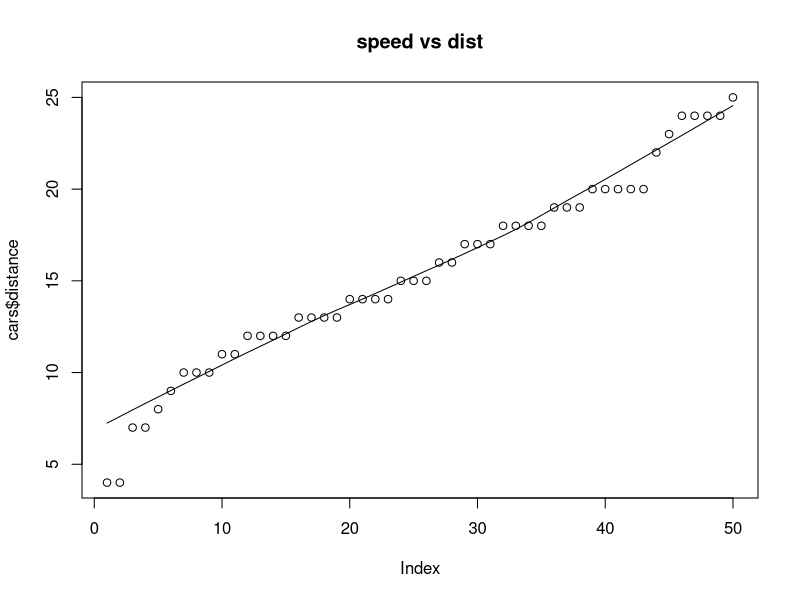
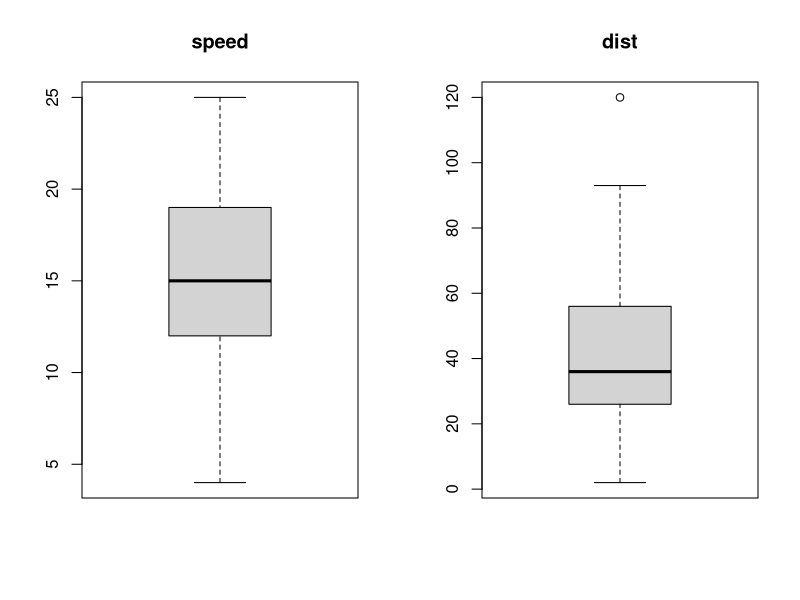
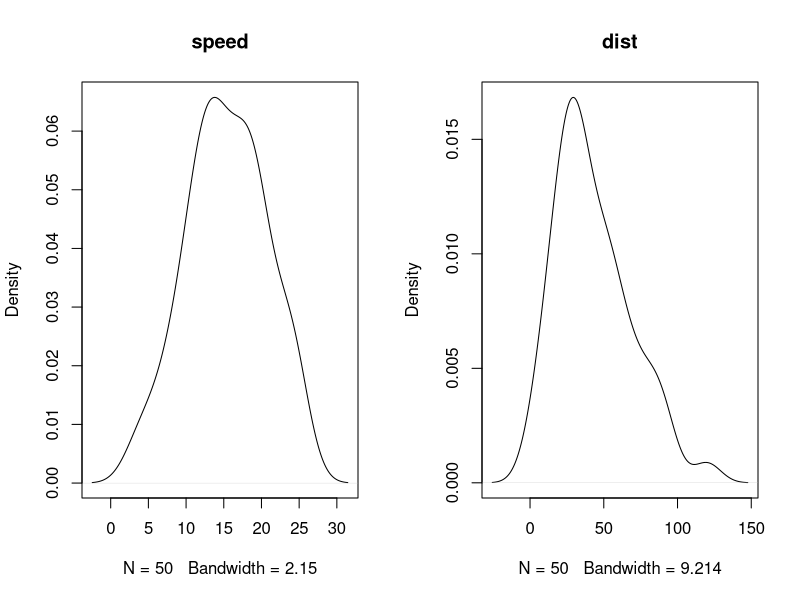
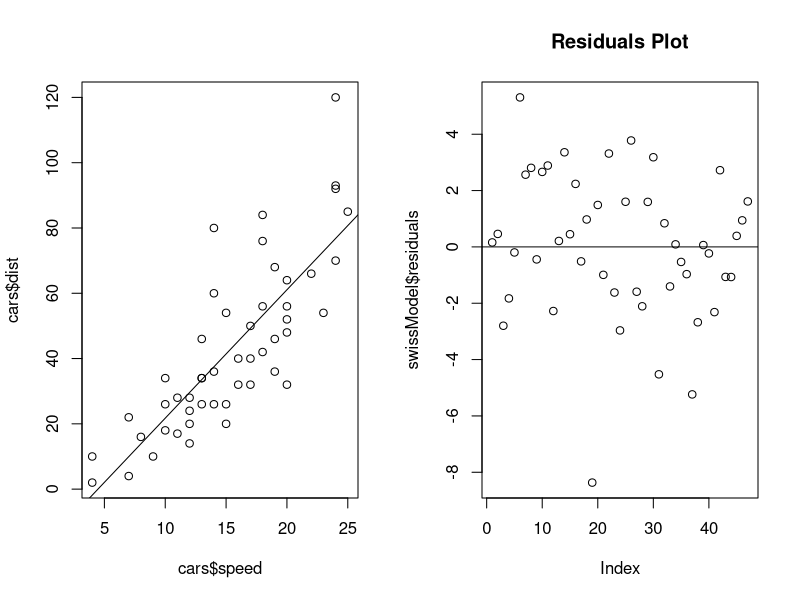
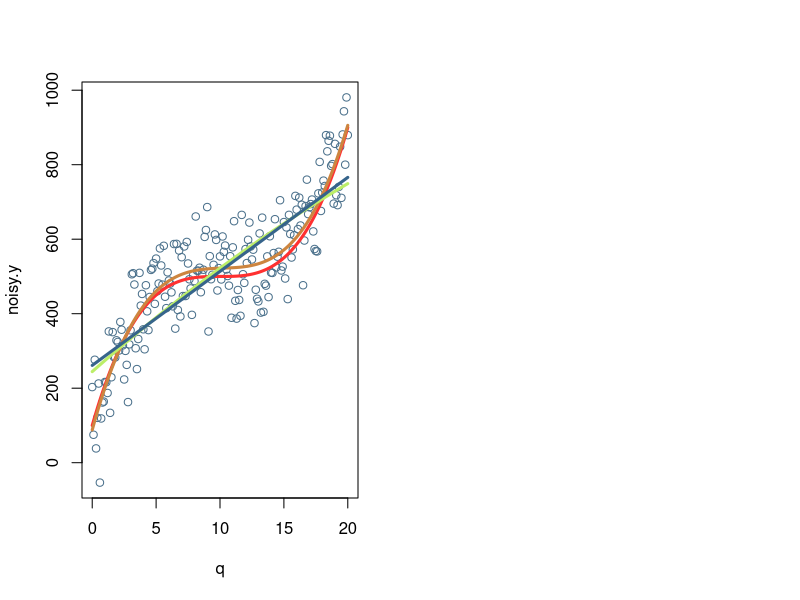

The R script that drew these images, in order:
## ---- chunk 1
#install.packages("pryr")
data("cars")

# If tidyverse works
library(tidyverse)

# If tidyverse doesn't work:
  # 1. Comment out the "library(tidyverse)" line.
  # 2. Uncomment the below lines and run the block
#install.packages("dplyr")
#library(dplyr)
## ---- chunk 2
cars
## ---- chunk 3
# Scatter Plots
scatter.smooth(cars$speed,cars$distance, main="speed vs dist")

# Box Plots
par(mfrow=c(1,2))
boxplot(cars$speed,main="speed")
boxplot(cars$dist,main="dist")

# Density Plots
plot(density(cars$speed), main="speed")
plot(density(cars$dist), main="dist")
## ---- chunk 4
cor(cars$speed, cars$dist)
## ---- chunk 5
linearModel <- lm(dist ~ speed, data=cars)

print(linearModel)
## ---- chunk 6
summary(linearModel)
## ---- chunk 7
# first we set a seed
set.seed(100) 

# we will separate some data to use for testing our model (in this case 10 percent)
testingRowIndex <- sample(1:nrow(cars), 0.1*nrow(cars))
testData  <- cars[testingRowIndex, ]

# predict distance from speed inputs
distPred <- predict(linearModel, testData)  

summary (linearModel)  # model summary
## ---- chunk 8
actuals_preds <- data.frame(cbind(actuals=testData$dist, predicteds=distPred))  # make actuals_predicteds dataframe.
correlation_accuracy <- cor(actuals_preds)  # 82.7%
head(actuals_preds)

# Residual Sum Squares
sum((actuals_preds$predicteds - actuals_preds$actuals) ** 2)
## ---- chunk 9
plot(cars$speed, cars$dist)
abline(linearModel)
## ---- chunk 10
b <- as.data.frame(cbind(c(2,3,5,15,26,30)))
colnames(b) <- "speed"
#predict(linearModel, b)
## ---- chunk 11
swissModel <- lm(Infant.Mortality ~ Fertility + Agriculture + Catholic, data=swiss)

summary(swissModel)
## ---- chunk 12
plot(swissModel$residuals, main="Residuals Plot")
abline(h=0)
## ---- chunk 13
data("attitude")
rating <- attitude[[1]]
complaints <- attitude[[2]]
privileges <- attitude[[3]]
learning <- attitude[[4]]
## ---- chunk 14
data("attitude")
rating <- attitude[[1]]
raises <- attitude[[5]]
critical <- attitude[[6]]
advance <- attitude[[7]]
attitude
## ---- chunk 15
data("swiss")
#output(y)
Fertility <- swiss[[1]]

Infant.Mortality <- swiss[[6]]
Education <- swiss[[4]]
Agriculture <- swiss[[2]]
#swiss
## ---- chunk 16
data("swiss")
#output(y)
Infant.Mortality <- swiss[[6]]

#input(x)
Fertility <- swiss[[1]]
Agriculture <- swiss[[2]]
Catholic <- swiss[[5]]
swiss
## ---- chunk 17
set.seed(20)

#values in sequence
q <- seq(from=0, to=20, by=0.1)
#values to predict
y <- 500 + .4*(q-10)^3

# add some noise so graph looks better
noise <- rnorm(length(q), mean=10, sd=80)
noisy.y <- y + noise

# plot points
plot(q, noisy.y, col='skyblue4', xlab='q')
lines(q,y,col='firebrick1', lwd=3)

# Cubic vs Quadratic vs Linear Model
modelCube <- lm(noisy.y ~ poly(q,3))
modelQuad <- lm(noisy.y ~ poly(q,2))
modelLinr <- lm(noisy.y ~ poly(q,1))

# Summarize
summary(modelCube)
summary(modelQuad)
summary(modelLinr)

# Predictions + Lines
df <- data.frame(x=q,y)

predicted.intervals.Cube <- predict(modelCube,df)
lines(q,predicted.intervals.Cube, col='tan3', lwd=3)

predicted.intervals.Quad <- predict(modelQuad,df)
lines(q,predicted.intervals.Quad, col='darkolivegreen2', lwd=3)

predicted.intervals.Lin <- predict(modelLinr,df)
lines(q,predicted.intervals.Lin, col='steelblue4', lwd=3)

# Residual Sum Squares
RSScube <- sum((predicted.intervals.Cube - y)**2)
RSSquad <- sum((predicted.intervals.Quad - y)**2)
RSSlin <- sum((predicted.intervals.Lin - y)**2)

# Print Results 
print(paste("RSScube (Tan): ", RSScube))
print(paste("RSSquad (Green): ", RSSquad))
print(paste("RSSlin (Blue): ", RSSlin))
